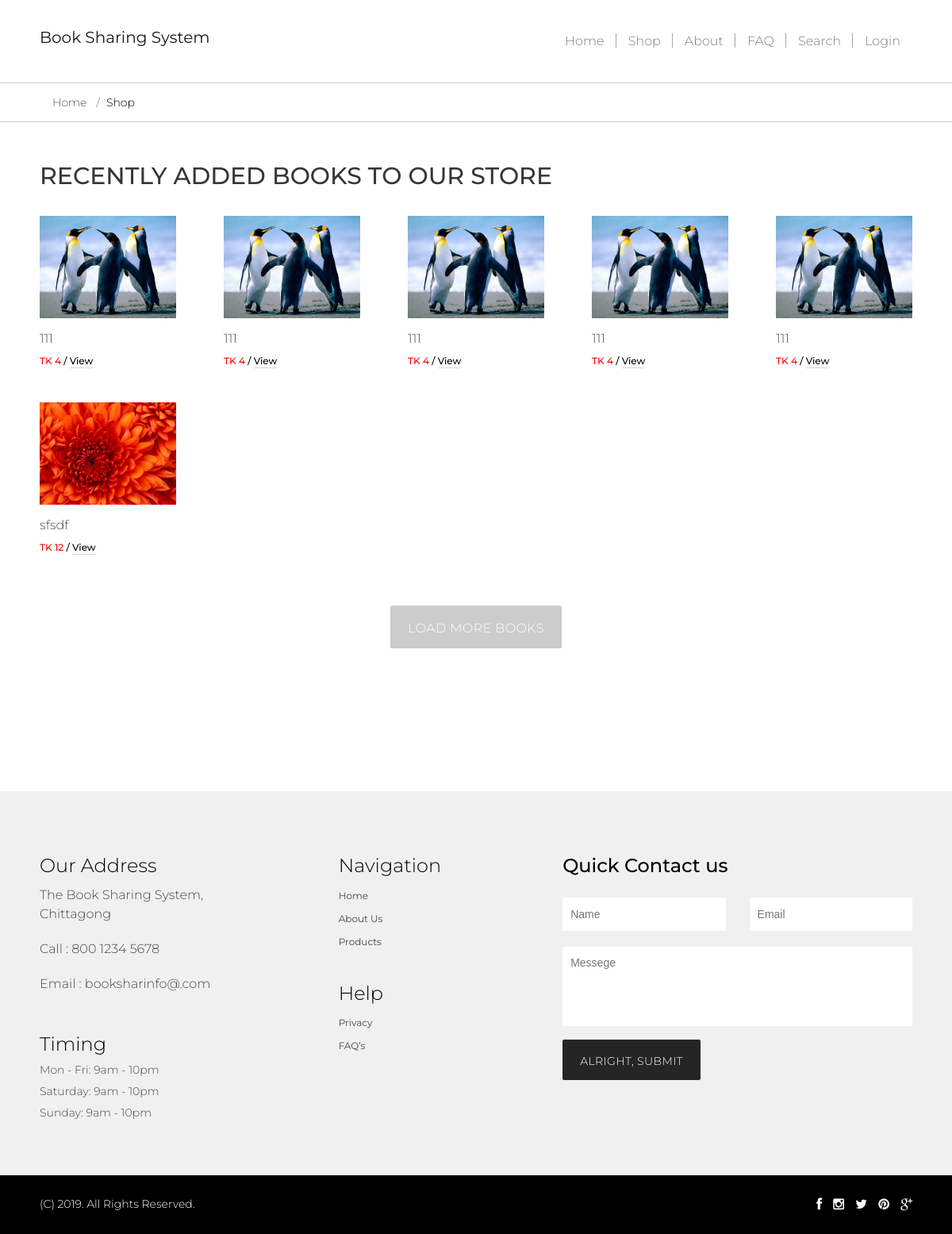
The app's page /shop.php, older data.
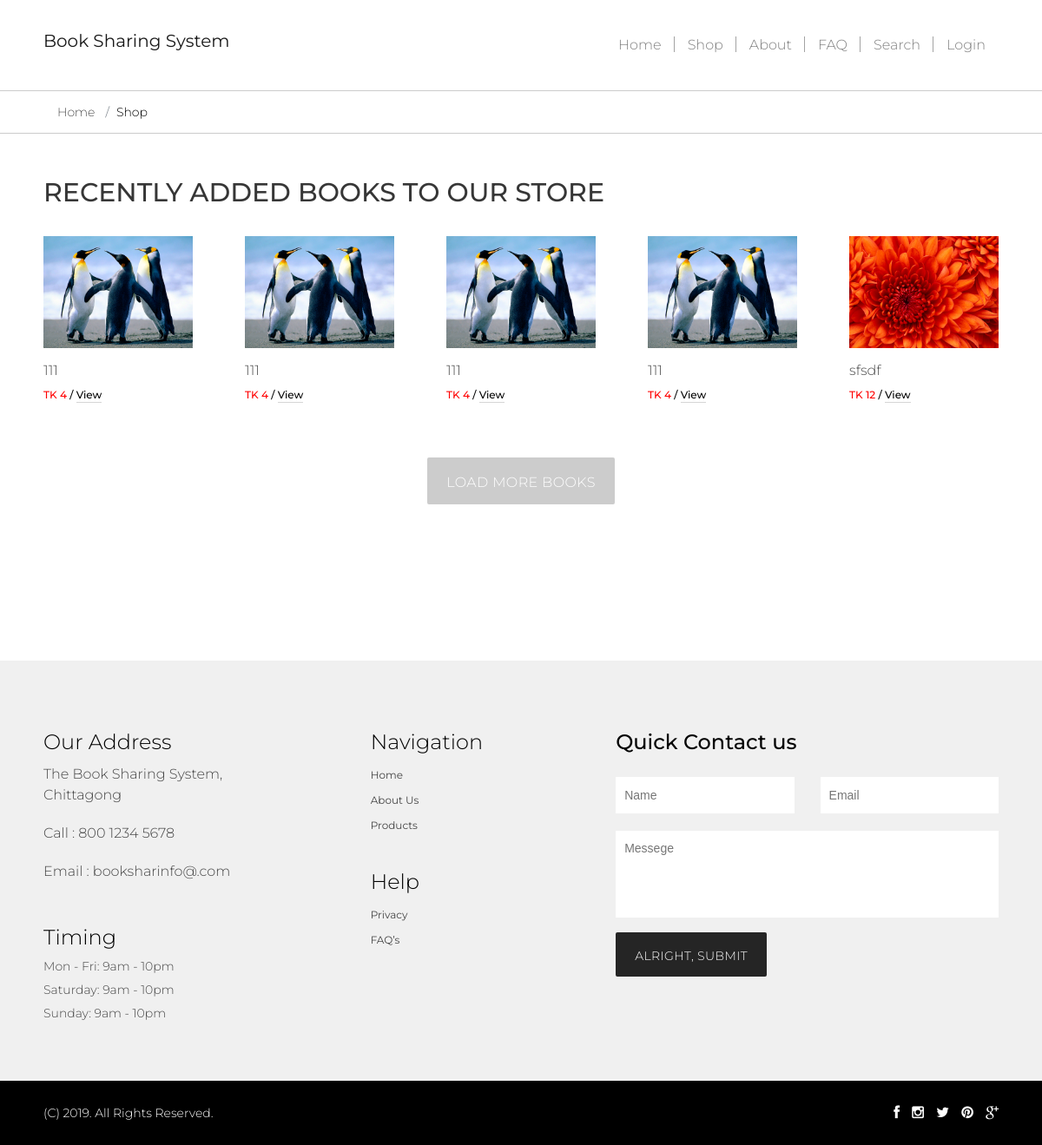
The same page, newer data.
### tables this page shows
CREATE TABLE IF NOT EXISTS `tbproductinfo` (
  `iAutoId` int(11) NOT NULL AUTO_INCREMENT,
  `vCategory` varchar(50) NOT NULL DEFAULT '0',
  `vSharingType` varchar(50) NOT NULL,
  `vProductName` varchar(150) DEFAULT NULL,
  `vAuthorName` varchar(150) DEFAULT NULL,
  `vDescription` varchar(550) DEFAULT NULL,
  `vUploadBy` varchar(150) DEFAULT NULL,
  `vPrice` double DEFAULT NULL,
  `vImage1` varchar(250) DEFAULT NULL,
  `vImage2` varchar(250) DEFAULT NULL,
  `vImage3` varchar(250) DEFAULT NULL,
  `status` varchar(50) DEFAULT 'active',
  PRIMARY KEY (`iAutoId`)
);

### lib/Database.php (called while the page is built, shortened)
<?php
Class Database{
  public $host   = DB_HOST;
  public $pass   = DB_PASS;
  public $user   = DB_USER;
  public $dbname = DB_NAME;
  public $link;
  private function connectDB()
  {
    $this->link = new mysqli($this->host, $this->user, $this->pass, $this->dbname);
    mysqli_query($this->link,"SET CHARACTER SET utf8");
    mysqli_query($this->link,"SET SESSION collation_connection ='utf8_general_ci'");
  }
  public function select($query){
    $result = $this->link->query($query) or die($this->link->error.__LINE__);
    if($result->num_rows > 0){
      return $result;
    }
    else {
      return false;
    }
  }
}

### shop.php (the view)
<?php
	include 'inc/header.php';
?>
    <div class="breadcrumb">
        <div class="container">
            <a class="breadcrumb-item" href="index.php">Home</a>
            <span class="breadcrumb-item active">Shop</span>
        </div>
    </div>
    <section class="static about-sec">
        <div class="container">
            <h2>recently added books to our store</h2>
            <div class="recent-book-sec">
                <div class="row">
                    <?php
                        $query="select iAutoId,vProductName,vImage1,vPrice from tbProductinfo where status='active' limit 20";
                        $data=$db->select($query);
                        while($productResult=$data->fetch_assoc())
                        {
                    ?>
                    <div class="col-md-3">
                        <div class="item">
                            <a href="product-single.php?id=<?php echo $productResult['iAutoId']; ?>"><img src="<?php echo $productResult['vImage1']; ?>" alt="img"></a>
                            <h3><a href="product-single.php?id=<?php echo $productResult['iAutoId']; ?>"><?php echo $productResult['vProductName']; ?></a></h3>
                            <h6><span class="price">TK <?php echo $productResult['vPrice']; ?></span> / <a href="product-single.php?id=<?php echo $productResult['iAutoId']; ?>">View</a></h6>
                        </div>
                    </div>
                    <?php
                        }
                    ?>
                </div>
                <div class="btn-sec">
                    <button class="btn gray-btn">load More books</button>
                </div>
            </div>
        </div>
    </section>
<?php
	include 'inc/footer.php';
?>

Row changes from the older to the newer data that the page shows:
no longer on this page (row edited): tbproductinfo: vImage1 (picture), vProductName "111", vPrice "4"
